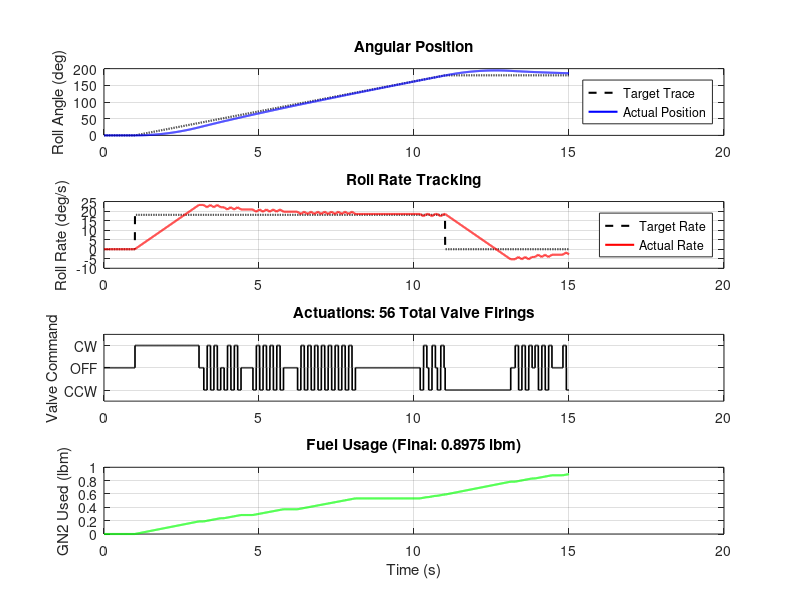

MATLAB code to generate this figure:
% =========================================================================
% RCS_180_Degree_Sweep_Sim.m
% =========================================================================
clear; clc; close all;

%% 1. FIXED HARDWARE & GAS PROPERTIES
g = 32.174;                     
deg2rad = pi/180;
gamma = 1.4; R = 296.8; T0 = 300; Cd = 0.9; Isp_GN2 = 65;

% Testbed Properties
Ixxp = 58443.351 / g / 144;     % ~12.61 slug-ft^2
r_nozzle = 5.0 / 12.0;          % Fixed 5-inch moment arm (0.4167 ft)
D_orifice_in = 5/16;            % Fixed 5/16" Orifice
min_pulse_time = 0.10;          % Fixed 0.1s minimum firing time

%% 2. SIMULATION SETUP
dt = 0.005;                     
t_final = 15;                   % 15 seconds total to see the settling after the maneuver
time = 0:dt:t_final;
N = length(time);

%% 3. OPERATING PRESSURE & CAPABILITY
for i = 1:N
    t = time(i);
    droop_rate = @(t) 2 + 0.05*t;   % psi/s
    P0_psi = 100;
    %volume of error
    %how quickly thats happening
    P_psi = P0_psi - droop_rate(t) * t;                  
    P0_Pa = P_psi * 6894.76;
end

D_actual_m = D_orifice_in / 39.3700787;
A_actual_m2 = pi * (D_actual_m^2) / 4;
choke = sqrt(gamma/(R*T0)) * (2/(gamma+1))^((gamma+1)/(2*(gamma-1)));
mdot_slugs = (Cd * A_actual_m2 * P0_Pa * choke / 0.4536) / g;

F_actual_lbf = mdot_slugs * Isp_GN2 * g;
Torque_actual = F_actual_lbf * r_nozzle;

% Initial Conditions (Start at 0)
phi = 0;             
omega = 0;            

% Controller Gains (PD)
Kp = 2;                       
Kd = 5;                       

% Schmitt Trigger Parameters
deadzone = 0.02;                
hysteresis = 0.01;              

% State Storage Arrays
history_phi = zeros(N, 1);
history_omega = zeros(N, 1);
history_valve = zeros(N, 1);
history_mass = zeros(N, 1);

valve_state = 0;                
pulse_timer = 0;
total_mass_used_slugs = 0;
actuation_count = 0;

%% 4. GENERATE 180-DEGREE TRACE
% We want to move 180 degrees in 10 seconds (18 deg/s average).
% We will start the maneuver at t = 1s and end at t = 11s.
trace_phi_deg = zeros(N, 1);
trace_omega_deg = zeros(N, 1);
start_time = 1.0;
duration = 10.0;
end_time = start_time + duration;
target_angle = 180.0;
sweep_rate = target_angle / duration;

for i = 1:N
    t = time(i);
    if t < start_time
        trace_phi_deg(i) = 0;
        trace_omega_deg(i) = 0;
    elseif t <= end_time
        trace_phi_deg(i) = sweep_rate * (t - start_time);
        trace_omega_deg(i) = sweep_rate;
    else
        trace_phi_deg(i) = target_angle;
        trace_omega_deg(i) = 0;
    end
end

%% 5. MAIN CLOSED-LOOP SIMULATION
for i = 1:N
    
    % Fetch dynamic reference trace for this time step
    phi_ref = trace_phi_deg(i) * deg2rad;
    omega_ref = trace_omega_deg(i) * deg2rad;
    
    % 1. Calculate Continuous Control Effort
    error_phi = phi_ref - phi;
    error_omega = omega_ref - omega;
    control_effort = (Kp * error_phi) + (Kd * error_omega);
    
    % 2. Schmitt Trigger Logic & Actuation Counter
    prev_valve = valve_state;
    
    if pulse_timer > 0
        pulse_timer = pulse_timer - dt;
    else
        if valve_state == 0
            if control_effort > deadzone
                valve_state = 1;
                pulse_timer = min_pulse_time;
            elseif control_effort < -deadzone
                valve_state = -1;
                pulse_timer = min_pulse_time;
            end
        elseif valve_state == 1
            if control_effort < (deadzone - hysteresis)
                valve_state = 0;
            end
        elseif valve_state == -1
            if control_effort > -(deadzone - hysteresis)
                valve_state = 0;
            end
        end
    end
    
    % Count Actuations (Only count when valve turns ON from OFF)
    if valve_state ~= 0 && prev_valve == 0
        actuation_count = actuation_count + 1;
    end
    
    % 3. Vehicle Dynamics
    alpha = (valve_state * Torque_actual) / Ixxp;
    omega = omega + alpha * dt;
    phi = phi + omega * dt;
    
    % 4. Propellant Consumption
    if valve_state ~= 0
        total_mass_used_slugs = total_mass_used_slugs + (mdot_slugs * dt); 
    end
    
    % 5. Log Data
    history_phi(i) = phi / deg2rad;
    history_omega(i) = omega / deg2rad;
    history_valve(i) = valve_state;
    history_mass(i) = total_mass_used_slugs * g; % Convert to lbm
end

%% 6. PLOTTING RESULTS
figure('Name', 'RCS 180-Degree Sweep Maneuver', 'Position', [100, 100, 900, 800]);

% Subplot 1: Angular Position
subplot(4,1,1);
plot(time, trace_phi_deg, 'k--', 'LineWidth', 1.5, 'DisplayName', 'Target Trace'); hold on;
plot(time, history_phi, 'b', 'LineWidth', 1.5, 'DisplayName', 'Actual Position');
ylabel('Roll Angle (deg)'); title('Angular Position'); 
legend('Location', 'southeast'); grid on;

% Subplot 2: Roll Rate
subplot(4,1,2);
plot(time, trace_omega_deg, 'k--', 'LineWidth', 1.5, 'DisplayName', 'Target Rate'); hold on;
plot(time, history_omega, 'r', 'LineWidth', 1.5, 'DisplayName', 'Actual Rate');
ylabel('Roll Rate (deg/s)'); title('Roll Rate Tracking'); 
legend('Location', 'northeast'); grid on;

% Subplot 3: Thruster Commands / Actuations
subplot(4,1,3);
stairs(time, history_valve, 'k', 'LineWidth', 1.2);
ylabel('Valve Command'); title(sprintf('Actuations: %d Total Valve Firings', actuation_count));
yticks([-1 0 1]); yticklabels({'CCW', 'OFF', 'CW'}); ylim([-1.5 1.5]); grid on;

% Subplot 4: Fuel Usage
subplot(4,1,4);
plot(time, history_mass, 'g', 'LineWidth', 1.5);
ylabel('GN2 Used (lbm)'); xlabel('Time (s)'); 
title(sprintf('Fuel Usage (Final: %.4f lbm)', history_mass(end))); grid on;

% Console Output Summary
fprintf('==============================================================\n');
fprintf(' MANEUVER SUMMARY: 180° in 10s\n');
fprintf('==============================================================\n');
fprintf('Total Valve Actuations: %d\n', actuation_count);
fprintf('Total Propellant Used:  %.4f lbm\n', history_mass(end));
fprintf('Final Roll Angle:       %.2f deg\n', history_phi(end));
fprintf('Final Roll Rate:        %.2f deg/s\n', history_omega(end));
fprintf('==============================================================\n');
%display value for alpha
% Display value for alpha
fprintf('Current Angular Acceleration: %.4f rad/s²\n', alpha);
